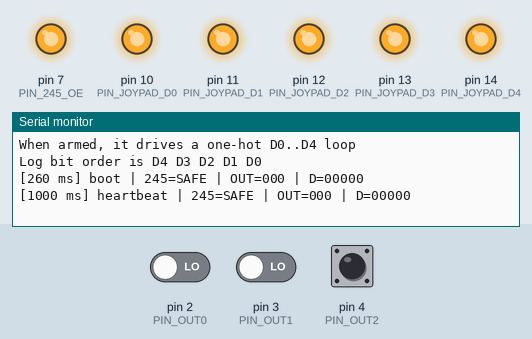
Recording of a sketch running on a simulated Arduino Uno, built with avr-gcc and run on an emulated ATmega328P. Shown: output pins drawn as LEDs (lit = HIGH), the last lines printed to the serial monitor. The test bench sets the inputs (shaded band); at power-on: pin 2 (PIN_OUT0) LOW, pin 4 (PIN_OUT2) LOW, pin 3 (PIN_OUT1) LOW.

Above: at 1.4 s.
1.5 s: pin 2 (PIN_OUT0) driven HIGH
At 1.9 s:
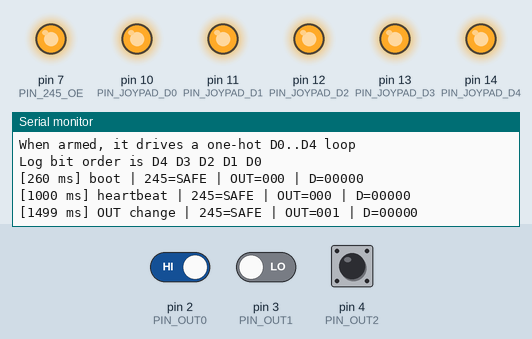
3.0 s: pin 2 (PIN_OUT0) driven LOW and pin 4 (PIN_OUT2) driven HIGH
At 3.6 s:
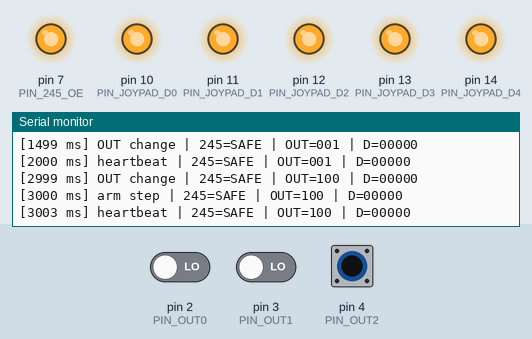
4.5 s: pin 4 (PIN_OUT2) pulsed LOW 2 times (0.12 s each, 0.3 s apart)
At 4.77 s:
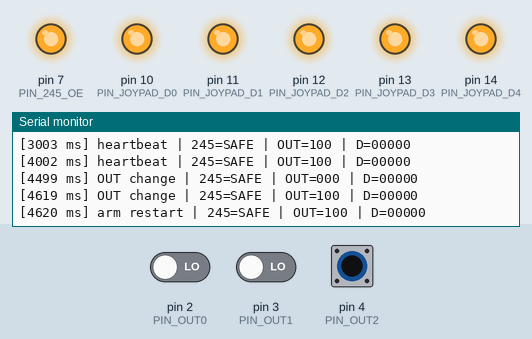
Timing chart, 0 to 7.5 s (numbered marks = the images above; inputs shaded):
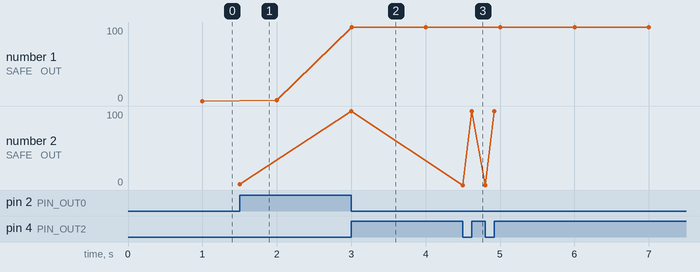

The sketch:

PicoNesV2A_Step2JoypadCycle.ino
```cpp
#include <Arduino.h>

// V2_A / Step 2 Joypad return-path probe
//
// Goal:
// - keep the 74HCT245 disabled until the ROM explicitly arms it
// - arm only when OUT0..OUT2 present a deliberate unlock sequence
// - then drive a slow one-hot pattern on Joypad D0..D4
// - let a ROM read $4017 and turn the observed 5-bit value into audio
//
// Log format:
// - D=abcde means D4 D3 D2 D1 D0
// - OUT=xyz means OUT2 OUT1 OUT0

static const uint8_t PIN_OUT0 = 2;       // 74HC4050 output from NES OUT0
static const uint8_t PIN_OUT1 = 3;       // 74HC4050 output from NES OUT1
static const uint8_t PIN_OUT2 = 4;       // 74HC4050 output from NES OUT2

static const uint8_t PIN_245_OE = 7;     // 74HCT245 /OE, active low

static const uint8_t PIN_JOYPAD_D0 = 10; // Pico -> 74HCT245 -> NES Joypad D0
static const uint8_t PIN_JOYPAD_D1 = 11; // Pico -> 74HCT245 -> NES Joypad D1
static const uint8_t PIN_JOYPAD_D2 = 12; // Pico -> 74HCT245 -> NES Joypad D2
static const uint8_t PIN_JOYPAD_D3 = 13; // Pico -> 74HCT245 -> NES Joypad D3
static const uint8_t PIN_JOYPAD_D4 = 14; // Pico -> 74HCT245 -> NES Joypad D4

static const uint32_t PATTERN_HOLD_MS = 2000U;
static const uint32_t HEARTBEAT_MS = 1000U;

static const uint8_t kArmSequence[] = {
  // Follow the observed OUT display order on the validated hardware path:
  // 100 -> 010 -> 001 -> 111
  0x04, // first observed step
  0x02, // OUT1
  0x01, // third observed step
  0x07  // final arm code
};

static const uint8_t kPatterns[] = {
  0x01, // D0
  0x02, // D1
  0x04, // D2
  0x08, // D3
  0x10, // D4
  0x00  // quiet / idle gap
};

static bool g245Enabled = false;
static uint8_t currentPattern = 0x00;
static uint8_t patternIndex = 0;
static uint32_t lastPatternMs = 0;
static uint32_t lastHeartbeatMs = 0;
static uint8_t lastOut = 0xFF;
static uint8_t armIndex = 0;

static inline uint8_t readOutBits() {
  return (uint8_t)((digitalRead(PIN_OUT0) ? 1 : 0) |
                   (digitalRead(PIN_OUT1) ? 2 : 0) |
                   (digitalRead(PIN_OUT2) ? 4 : 0));
}

static void disable245Safe() {
  pinMode(PIN_245_OE, OUTPUT);
  digitalWrite(PIN_245_OE, HIGH); // HIGH = tri-state / safe
}

static void enable245() {
  digitalWrite(PIN_245_OE, LOW); // LOW = active
}

static void setupJoypadOutputs() {
  const uint8_t pins[5] = {
    PIN_JOYPAD_D0, PIN_JOYPAD_D1, PIN_JOYPAD_D2, PIN_JOYPAD_D3, PIN_JOYPAD_D4
  };

  for (uint8_t i = 0; i < 5; ++i) {
    pinMode(pins[i], OUTPUT);
    digitalWrite(pins[i], LOW);
  }
}

static void setupOutInputs() {
  pinMode(PIN_OUT0, INPUT);
  pinMode(PIN_OUT1, INPUT);
  pinMode(PIN_OUT2, INPUT);
}

static void writePattern(uint8_t pattern) {
  // Joypad input lines are inverted before reaching $4017:
  // physical LOW reads back as logical 1, physical HIGH as logical 0.
  digitalWrite(PIN_JOYPAD_D0, (pattern & 0x01U) ? LOW : HIGH);
  digitalWrite(PIN_JOYPAD_D1, (pattern & 0x02U) ? LOW : HIGH);
  digitalWrite(PIN_JOYPAD_D2, (pattern & 0x04U) ? LOW : HIGH);
  digitalWrite(PIN_JOYPAD_D3, (pattern & 0x08U) ? LOW : HIGH);
  digitalWrite(PIN_JOYPAD_D4, (pattern & 0x10U) ? LOW : HIGH);
  currentPattern = pattern;
}

static void logPattern(const char* reason) {
  const uint8_t out = readOutBits();

  Serial.print('[');
  Serial.print(millis());
  Serial.print(F(" ms] "));
  Serial.print(reason);
  Serial.print(F(" | 245="));
  Serial.print(g245Enabled ? F("ON") : F("SAFE"));
  Serial.print(F(" | OUT="));
  Serial.print((out >> 2) & 1);
  Serial.print((out >> 1) & 1);
  Serial.print(out & 1);
  Serial.print(F(" | D="));
  Serial.print((currentPattern >> 4) & 1);
  Serial.print((currentPattern >> 3) & 1);
  Serial.print((currentPattern >> 2) & 1);
  Serial.print((currentPattern >> 1) & 1);
  Serial.println(currentPattern & 1);
}

void setup() {
  pinMode(LED_BUILTIN, OUTPUT);
  digitalWrite(LED_BUILTIN, LOW);

  disable245Safe();
  setupJoypadOutputs();
  setupOutInputs();
  writePattern(0x00);

  Serial.begin(115200);
  delay(250);
  Serial.println();
  Serial.println(F("PicoNesV2A_Step2JoypadCycle start"));
  Serial.println(F("74HCT245 stays SAFE until OUT transitions through 100 010 001 111"));
  Serial.println(F("When armed, it drives a one-hot D0..D4 loop"));
  Serial.println(F("Log bit order is D4 D3 D2 D1 D0"));

  lastOut = readOutBits();
  logPattern("boot");
}

void loop() {
  const uint32_t now = millis();
  const uint8_t out = readOutBits();
  const bool outChanged = (out != lastOut);

  if (outChanged) {
    lastOut = out;
    logPattern("OUT change");
  }

  if (!g245Enabled) {
    if (outChanged) {
      if (out == kArmSequence[armIndex]) {
        ++armIndex;

        if (armIndex >= (sizeof(kArmSequence) / sizeof(kArmSequence[0]))) {
          g245Enabled = true;
          patternIndex = 0;
          writePattern(kPatterns[patternIndex]);
          enable245();
          digitalWrite(LED_BUILTIN, HIGH);
          lastPatternMs = now;
          logPattern("245 enabled");
        } else {
          logPattern("arm step");
        }
      } else if (out == kArmSequence[0]) {
        armIndex = 1;
        logPattern("arm restart");
      } else if (out == 0x00) {
        // Stay idle; keep partial arm only if the ROM resumes quickly.
      } else {
        armIndex = 0;
      }
    }
  }

  if (g245Enabled && (uint32_t)(now - lastPatternMs) >= PATTERN_HOLD_MS) {
    lastPatternMs = now;
    patternIndex = (uint8_t)((patternIndex + 1U) % (sizeof(kPatterns) / sizeof(kPatterns[0])));
    writePattern(kPatterns[patternIndex]);
    digitalWrite(LED_BUILTIN, !digitalRead(LED_BUILTIN));
    logPattern("drive change");
  }

  if ((uint32_t)(now - lastHeartbeatMs) >= HEARTBEAT_MS) {
    lastHeartbeatMs = now;
    logPattern("heartbeat");
  }
}
```

Measured:
- after the input at 1.5 s, the serial monitor: prints a new line at once (image 1)
- after the input at 3.0 s, the serial monitor: prints a new line at once (image 2)
- after the input at 4.5 s, the serial monitor: prints a new line at once (image 3)
